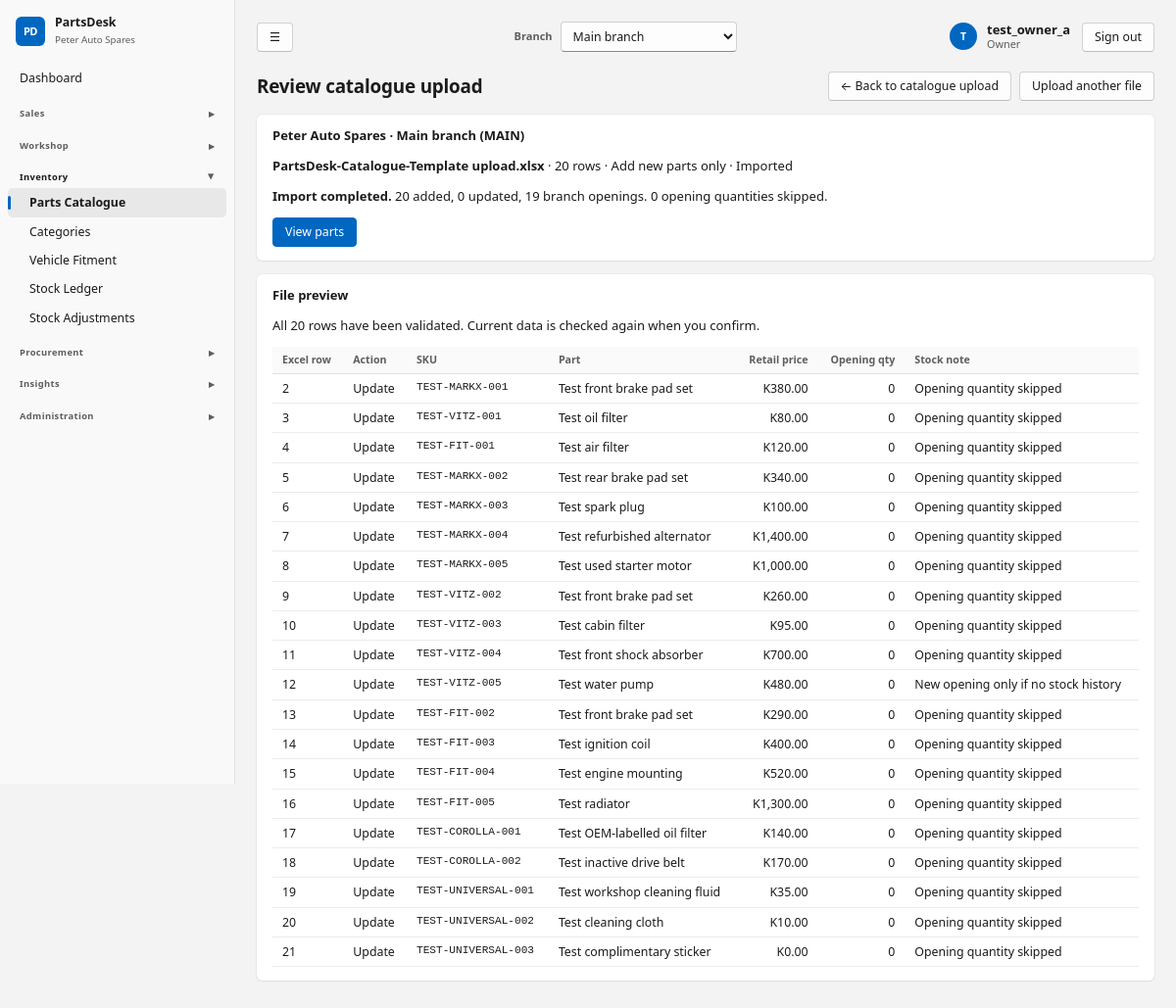
The page /catalog/upload/1/ (signed in) on the database its author committed.
### core/models.py (models this page shows, shortened)
class ShopSettings(TrackedModel):
    tenant = models.OneToOneField(Tenant, on_delete=models.CASCADE, related_name="settings")
    shop_name = models.CharField(max_length=120, default="My Spare Parts Shop")
    address = models.TextField(blank=True)
    phone = models.CharField(max_length=60, blank=True)
    email = models.EmailField(blank=True)
    tax_id = models.CharField("Tax / TPIN number", max_length=60, blank=True)
    currency_symbol = models.CharField(max_length=8, default="$")
    tax_name = models.CharField(max_length=20, default="VAT")
    tax_rate = models.DecimalField("Tax rate %", max_digits=5, decimal_places=2, default=Decimal("0"))
    prices_include_tax = models.BooleanField(default=True, help_text="Untick if prices are entered before tax.")
    counter_max_discount = models.DecimalField(
        "Max discount % for counter staff", max_digits=5, decimal_places=2, default=Decimal("10"),
        help_text="Managers and the owner can exceed this.")
    default_labour_rate = models.DecimalField("Default labour rate per hour", max_digits=10, decimal_places=2, default=Decimal("0"))
    invoice_footer = models.CharField(max_length=200, blank=True, default="Thank you for your business.")
    class Meta:
        verbose_name_plural = "shop settings"
    @classmethod
    def get(cls, tenant):
        obj, _ = cls.objects.get_or_create(tenant=tenant)
        return obj

class User(AbstractUser):
    class Role(models.TextChoices):
        OWNER = "owner", "Owner"
        MANAGER = "manager", "Manager"
        COUNTER = "counter", "Counter sales"
        MECHANIC = "mechanic", "Mechanic"
        STOREKEEPER = "storekeeper", "Storekeeper"
    role = models.CharField(max_length=20, choices=Role.choices, default=Role.COUNTER)
    tenant = models.ForeignKey(Tenant, null=True, blank=True, on_delete=models.PROTECT, related_name="users")
    branches = models.ManyToManyField(Branch, blank=True, related_name="staff")
    @property
    def display_name(self):
        return self.get_full_name() or self.username

class Branch(TrackedModel):
    tenant = models.ForeignKey(Tenant, on_delete=models.PROTECT, related_name="branches")
    name = models.CharField(max_length=120)
    code = models.CharField(max_length=16)
    is_active = models.BooleanField(default=True)
    class Meta:
        constraints = [models.UniqueConstraint(fields=["tenant", "code"], name="branch_tenant_code")]
        ordering = ["name"]

### catalog/models.py (models this page shows, shortened)
class CatalogueImport(TrackedModel):
    class Status(models.TextChoices):
        READY = 'ready', 'Ready to import'
        IMPORTED = 'imported', 'Imported'
        CANCELLED = 'cancelled', 'Cancelled'
    tenant = models.ForeignKey(Tenant, on_delete=models.PROTECT)
    branch = models.ForeignKey(Branch, on_delete=models.PROTECT)
    created_by = models.ForeignKey(settings.AUTH_USER_MODEL, on_delete=models.PROTECT)
    file_name = models.CharField(max_length=255)
    mode = models.CharField(max_length=10, choices=[('create', 'Add new parts only'), ('update', 'Add and update matching SKUs')])
    status = models.CharField(max_length=12, choices=Status.choices, default=Status.READY)
    rows = models.JSONField(default=list)
    result = models.JSONField(default=dict)
    created_at = models.DateTimeField(default=timezone.now)
    completed_at = models.DateTimeField(null=True, blank=True)
    class Meta:
        ordering = ['-created_at', '-pk']

class Part(TrackedModel):
    class Condition(models.TextChoices):
        NEW = "new", "New"
        USED = "used", "Used"
        REFURBISHED = "refurbished", "Refurbished"
    class PartType(models.TextChoices):
        OEM = "oem", "Genuine (OEM)"
        AFTERMARKET = "aftermarket", "Aftermarket"
    tenant = models.ForeignKey(Tenant, on_delete=models.PROTECT)
    sku = models.CharField("Part code (SKU)", max_length=40)
    barcode = models.CharField(max_length=64, blank=True, null=True)
    name = models.CharField(max_length=160)
    description = models.TextField(blank=True)
    category = models.ForeignKey(Category, null=True, blank=True, on_delete=models.SET_NULL)
    brand = models.CharField(max_length=60, blank=True)
    part_type = models.CharField(max_length=20, choices=PartType.choices, default=PartType.AFTERMARKET)
    condition = models.CharField(max_length=20, choices=Condition.choices, default=Condition.NEW)
    oem_number = models.CharField("OEM part number", max_length=60, blank=True, db_index=True)
    unit = models.CharField(max_length=20, default="each", help_text="each, set, pair, litre…")
    cost_price = models.DecimalField(max_digits=12, decimal_places=2, default=Decimal("0"))
    sell_price = models.DecimalField("Retail price", max_digits=12, decimal_places=2, default=Decimal("0"))
    trade_price = models.DecimalField("Trade price", max_digits=12, decimal_places=2, null=True, blank=True,
                                      help_text="Used for trade customers (garages, mechanics). Optional.")
    preferred_supplier = models.ForeignKey(Supplier, null=True, blank=True, on_delete=models.SET_NULL)
    fits = models.ManyToManyField(Vehicle, blank=True, related_name="parts")
    is_universal = models.BooleanField(default=False, help_text="Fits any vehicle (oil, bulbs, wipers…)")
    is_active = models.BooleanField(default=True)
    created_at = models.DateTimeField(auto_now_add=True)
    updated_at = models.DateTimeField(auto_now=True)
    class Meta:
        ordering = ["name"]
        constraints = [
            models.UniqueConstraint(fields=["tenant", "sku"], name="part_tenant_sku"),
            models.UniqueConstraint(fields=["tenant", "barcode"], name="part_tenant_barcode"),
        ]

### catalog/views.py (the view)
# urls.py: path('upload/<int:pk>/', views.catalogue_preview, name='catalogue_preview'),
@role_required(STOCK)
def catalogue_preview(request, pk):
    batch = _catalogue_batch(request, pk)
    rows = import_plan(batch.rows, request.tenant, request.branch)
    expired = timezone.now() > batch.created_at + timedelta(hours=1)
    summary = {'created': sum(r['action'] == 'Add' for r in rows), 'updated': sum(r['action'] == 'Update' for r in rows),
               'openings': sum(Decimal(r['opening']) > 0 for r in rows), 'ignored_openings': sum(r['ignored_opening'] for r in rows)}
    return render(request, 'catalog/catalogue_preview.html', {'page_title': 'Review catalogue upload',
        'batch': batch, 'rows': rows[:100], 'row_count': len(rows), 'summary': summary,
        'can_import': batch.status == CatalogueImport.Status.READY and not expired, 'expired': expired})

### catalog/views.py (called while the page is built)
def _catalogue_batch(request, pk):
    return get_object_or_404(CatalogueImport.objects.select_related('tenant', 'branch'), pk=pk,
        tenant=request.tenant, branch=request.branch, created_by=request.user)

### core/audit.py (called while the page is built)
@contextmanager
def audit_context(**values):
    token = _current.set(dict(_current.get(), **values))
    try:
        yield
    finally:
        _current.reset(token)

def metadata(request):
    try:
        address = str(ip_address(request.META.get('REMOTE_ADDR', '')))
    except ValueError:
        address = None
    match = request.resolver_match
    return dict(request_id=request.audit_request_id, ip_address=address,
                route=(match.view_name if match else 'unmatched')[:100], method=request.method[:10])

### core/models.py (called while the page is built)
    def save(self, *args, **kwargs):
        if not self._state.adding:
            raise ValueError("Audit records cannot be edited.")
        return super().save(*args, **kwargs)

### core/navigation.py (called while the page is built)
def page_back_link(request):
    if request is None or not request.user.is_authenticated:
        return None
    match = request.resolver_match
    name = match.url_name if match else None
    if name == 'dashboard':
        return None
    kwargs = {}
    if name == 'vehicle_create':
        if 'pk' in match.kwargs:
            target, label = 'customer_detail', 'Back to customer'
            kwargs = {'pk': match.kwargs['pk']}
        else:
            target, label = 'vehicle_list', 'Back to vehicles'
    elif name in RECORD_PARENTS:
        target, label = RECORD_PARENTS[name]
        kwargs = {'pk': match.kwargs['pk']}
    else:
        if name not in PARENTS:
            return None
        target, label = PARENTS[name]
    return {'url': reverse(target, kwargs=kwargs), 'label': label}

### core/permissions.py (called while the page is built)
def role_required(roles=None):
    def decorator(view):
        @wraps(view)
        def wrapper(request, *args, **kwargs):
            if not request.user.is_authenticated:
                return redirect_to_login(request.get_full_path())
            require_branch(request)
            if roles is not None and request.user.role not in roles:
                raise PermissionDenied
            return view(request, *args, **kwargs)
        return wrapper
    return decorator

### core/templatetags/ui.py (called while the page is built)
@register.simple_tag(takes_context=True)
def money(context, value):
    shop = context.get("shop")
    return money_str(value, shop.currency_symbol if shop else "")

### templates/catalog/catalogue_preview.html (shortened to what this page needs)
{% extends "base.html" %}{% load ui %}
{% block actions %}<a class="btn" href="{% url 'catalogue_upload' %}">Upload another file</a>{% endblock %}
{% block content %}
<section class="card">
  <h2>{{ shop.shop_name }} · {{ batch.branch.name }} ({{ batch.branch.code }})</h2>
  <p><strong>{{ batch.file_name }}</strong> · {{ row_count }} rows · {{ batch.get_mode_display }} · {{ batch.get_status_display }}</p>
  {% if batch.status == 'imported' %}
    <p><strong>Import completed.</strong> {{ batch.result.created }} added, {{ batch.result.updated }} updated, {{ batch.result.openings }} branch openings. {{ batch.result.ignored_openings }} opening quantities skipped.</p>
    <a href="{% url 'part_list' %}" class="btn primary">View parts</a>
  {% endif %}
</section>
<section class="card"><h2>File preview{% if row_count > 100 %} — first 100 of {{ row_count }} rows{% endif %}</h2>
  <p>All {{ row_count }} rows have been validated. Current data is checked again when you confirm.</p>
  <div class="tablewrap"><table><thead><tr><th>Excel row</th><th>Action</th><th>SKU</th><th>Part</th><th class="num">Retail price</th><th class="num">Opening qty</th><th>Stock note</th></tr></thead><tbody>
    {% for row in rows %}<tr><td>{{ row.row_number }}</td><td>{{ row.action }}</td><td class="mono">{{ row.sku }}</td><td>{{ row.name }}</td><td class="num">{% money row.price %}</td><td class="num">{{ row.opening }}</td><td>{% if row.ignored_opening %}Opening quantity skipped{% else %}New opening only if no stock history{% endif %}</td></tr>{% endfor %}
  </tbody></table></div>
</section>
{% endblock %}

### templates/base.html (shortened to what this page needs)
{% load static ui %}<!doctype html>
<html lang="en">
<head>
<link rel="stylesheet" href="{% static 'css/app.css' %}">
</head>
<body data-print-log-url="{% url 'log_print_request' %}" {% if auto_print %}data-autoprint="1"{% endif %}>
<div class="app">
  <aside class="side no-print">
    <div class="brand"><span class="brand-mark">PD</span><div><strong>PartsDesk</strong><small>{{ shop.shop_name }}</small></div></div>
    <nav>{% for g in nav %}{% if g.title %}<details class="nav-group" {% if g.open %}open{% endif %}><summary>{{ g.title }}</summary>{% for item in g.items %}<a href="{{ item.url }}" class="{% if item.active %}on{% endif %}">{{ item.label }}</a>{% endfor %}</details>{% else %}{% for item in g.items %}<a href="{{ item.url }}" class="{% if item.active %}on{% endif %}">{{ item.label }}</a>{% endfor %}{% endif %}{% endfor %}</nav>
  </aside>
  <main class="main">
    <div class="topbar no-print">
      <button type="button" class="btn nav-toggle" id="nav-toggle" aria-label="Toggle menu" title="Show/hide menu">&#9776;</button>
      {% if branches %}<form method="post" action="{% url 'switch_branch' %}" class="branch-switch">{% csrf_token %}
        <label for="branch-select">Branch</label>
        <select id="branch-select" name="branch_id" onchange="this.form.submit()">{% for b in branches %}<option value="{{ b.pk }}" {% if b.pk == active_branch.pk %}selected{% endif %}>{{ b.name }}</option>{% endfor %}</select>
        <noscript><button type="submit">Switch</button></noscript></form>{% endif %}
      <div class="topbar-user"><a href="{% url 'profile' %}" class="user-chip"><span class="avatar">{{ user.display_name|slice:":1"|upper }}</span><span><strong>{{ user.display_name }}</strong><small>{{ user.get_role_display }}</small></span></a>
        <form method="post" action="{% url 'logout' %}">{% csrf_token %}<button type="submit" class="btn">Sign out</button></form></div>
    </div>
    <header class="top"><h1>{% block page_heading %}{{ page_title }}{% endblock %}</h1><div class="actions">{% page_back_link as back %}{% if back %}<a class="btn no-print" href="{{ back.url }}" aria-label="{{ back.label }}">&larr; {{ back.label }}</a>{% endif %}{% block actions %}{% endblock %}</div></header>
    {% block content %}{% endblock %}
  </main>
</div>
</body>
</html>

### rows shown on the page
ShopSettings: shop_name "Peter Auto Spares", currency_symbol "K380.00", currency_symbol "K80.00", currency_symbol "K120.00", currency_symbol "K340.00", currency_symbol "K100.00", currency_symbol "K1,400.00", currency_symbol "K1,000.00", currency_symbol "K260.00", currency_symbol "K95.00", currency_symbol "K700.00", currency_symbol "K480.00", currency_symbol "K290.00", currency_symbol "K400.00", currency_symbol "K520.00", currency_symbol "K1,300.00", currency_symbol "K140.00", currency_symbol "K170.00", currency_symbol "K35.00", currency_symbol "K10.00", currency_symbol "K0.00"
User: display_name "T", display_name "test_owner_a", role "Owner"
CatalogueImport: branch.name "Main branch", branch.code "MAIN", file_name "PartsDesk-Catalogue-Template upload.xlsx", mode "Add new parts only", status "Imported", result.created "20", result.updated "0", result.openings "19", result.ignored_openings "0"
Part: row_number "2", action "Update", sku "TEST-MARKX-001", name "Test front brake pad set", opening "0", shows "Opening quantity skipped"
Part: row_number "3", action "Update", sku "TEST-VITZ-001", name "Test oil filter", opening "0", shows "Opening quantity skipped"
Part: row_number "4", action "Update", sku "TEST-FIT-001", name "Test air filter", opening "0", shows "Opening quantity skipped"
Part: row_number "5", action "Update", sku "TEST-MARKX-002", name "Test rear brake pad set", opening "0", shows "Opening quantity skipped"
Part: row_number "6", action "Update", sku "TEST-MARKX-003", name "Test spark plug", opening "0", shows "Opening quantity skipped"
Part: row_number "7", action "Update", sku "TEST-MARKX-004", name "Test refurbished alternator", opening "0", shows "Opening quantity skipped"
Part: row_number "8", action "Update", sku "TEST-MARKX-005", name "Test used starter motor", opening "0", shows "Opening quantity skipped"
Part: row_number "10", action "Update", sku "TEST-VITZ-003", name "Test cabin filter", opening "0", shows "Opening quantity skipped"
Part: row_number "11", action "Update", sku "TEST-VITZ-004", name "Test front shock absorber", opening "0", shows "Opening quantity skipped"
Part: row_number "12", action "Update", sku "TEST-VITZ-005", name "Test water pump", opening "0", shows "New opening only if no stock history"
Part: row_number "13", action "Update", sku "TEST-FIT-002", name "Test front brake pad set", opening "0", shows "Opening quantity skipped"
Part: row_number "14", action "Update", sku "TEST-FIT-003", name "Test ignition coil", opening "0", shows "Opening quantity skipped"
Part: row_number "15", action "Update", sku "TEST-FIT-004", name "Test engine mounting", opening "0", shows "Opening quantity skipped"
Part: row_number "16", action "Update", sku "TEST-FIT-005", name "Test radiator", opening "0", shows "Opening quantity skipped"
Part: row_number "17", action "Update", sku "TEST-COROLLA-001", name "Test OEM-labelled oil filter", opening "0", shows "Opening quantity skipped"
Part: row_number "18", action "Update", sku "TEST-COROLLA-002", name "Test inactive drive belt", opening "0", shows "Opening quantity skipped"
Part: row_number "19", action "Update", sku "TEST-UNIVERSAL-001", name "Test workshop cleaning fluid", opening "0", shows "Opening quantity skipped"
Part: row_number "20", action "Update", sku "TEST-UNIVERSAL-002", name "Test cleaning cloth", opening "0", shows "Opening quantity skipped"
Part: row_number "21", action "Update", sku "TEST-UNIVERSAL-003", name "Test complimentary sticker", opening "0", shows "Opening quantity skipped"

### other values the page prints
{{ item.label }} "Dashboard"
{{ g.title }} "Sales" "Workshop" "Inventory" "Procurement" "Insights" "Administration"
{{ item.label }} "Parts Catalogue" "Categories" "Vehicle Fitment" "Stock Ledger" "Stock Adjustments"
{{ page_title }} "Review catalogue upload"
{{ back.label }} "Back to catalogue upload"
{{ row_count }} "20"
{{ row.row_number }} "9"
{{ row.action }} "Update"
{{ row.sku }} "TEST-VITZ-002"
{{ row.name }} "Test front brake pad set"
{{ row.opening }} "0"
form field branch_id "Main branch"
